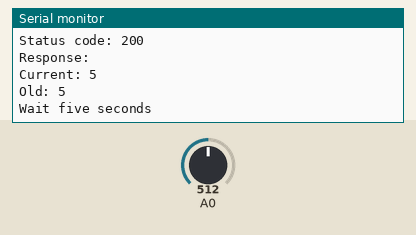
Recording of a sketch running on a simulated Arduino MKR. Shown: the last lines printed to the serial monitor. Inputs (shaded band) come from the test bench; at power-on: A0 = 512. WiFi joins after 1.5 s; servers stay silent unless stated; uploads are accepted with an empty reply.

Above: at 2.7 s.
2.8 s: A0 set to 716
At 6.86 s:
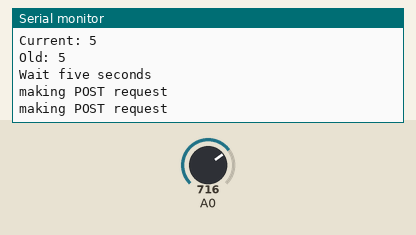
8.8 s: A0 set to 900
At 13.1 s:
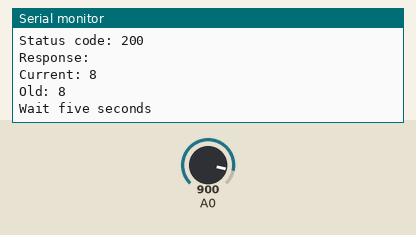
Timing chart, 0 to 14.6 s (numbered marks = the images above; inputs shaded):
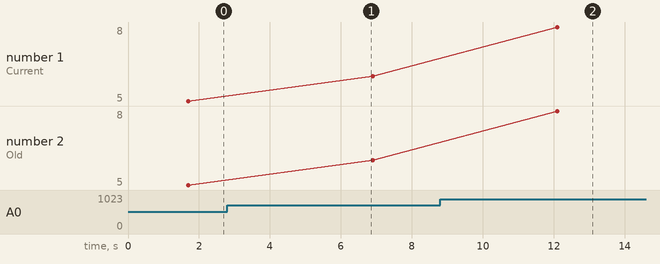

Measured:
- after the input at 8.8 s, the serial monitor: prints a new line after 3.3 s (image 2)
- plotted number 1: 5 → 6 after the input at 2.8 s, 6 → 8 after the input at 8.8 s
- plotted number 2: 5 → 6 after the input at 2.8 s, 6 → 8 after the input at 8.8 s

The sketch:

SimplePotenPost_test.ino.ino
```cpp
#include <ArduinoHttpClient.h>
//#include <WiFi101.h>
#include <WiFiNINA.h>
#include "arduino_secrets.h"

char serverAddress[] = "206.189.189.187";  // server address
int port = 8080;
int oldPot = 0;
int currentPot = 0;
WiFiClient wifi;
HttpClient client = HttpClient(wifi, serverAddress, port);
int status = WL_IDLE_STATUS;

void setup() {
  Serial.begin(9600);
  while ( status != WL_CONNECTED) {
    Serial.print("Attempting to connect to Network named: ");
    Serial.println(SECRET_SSID);                   // print the network name (SSID);

    // Connect to WPA/WPA2 network:
    status = WiFi.begin(SECRET_SSID, SECRET_PASS);
  }

  // print the SSID of the network you're attached to:
  Serial.print("SSID: ");
  Serial.println(WiFi.SSID());

  // print your WiFi shield's IP address:
  IPAddress ip = WiFi.localIP();
  Serial.print("IP Address: ");
  Serial.println(ip);
}

void loop() {

  int potentiometer = analogRead(A0);                  // read the input pin
  currentPot = map(potentiometer, 0, 1023, 0, 10); // remap the pot value to fit in 1 byte

  if (abs(currentPot - oldPot) >= 1) {

    Serial.println("making POST request");

    client.beginRequest();
    Serial.println("making POST request");
    String contentType = "application/x-www-form-urlencoded";

    String postData = "value=" + String(currentPot) + "user=christina";
    client.beginRequest();
    client.post("/post-test", contentType, postData);
    client.endRequest();

    int statusCode = client.responseStatusCode();
    String response = client.responseBody();

    Serial.print("Status code: ");
    Serial.println(statusCode);
    Serial.print("Response: ");
    Serial.println(response);


    oldPot = currentPot;
  }

  Serial.print("Current: ");
  Serial.println(currentPot);
  Serial.print("Old: ");
  Serial.println(oldPot);


  // read the status code and body of the response

  Serial.println("Wait five seconds");
  delay(5000);
}
```

arduino_secrets.h
```cpp
#define SECRET_SSID "sandbox370"
#define SECRET_PASS "+s0a+s03!2gether?"
```
